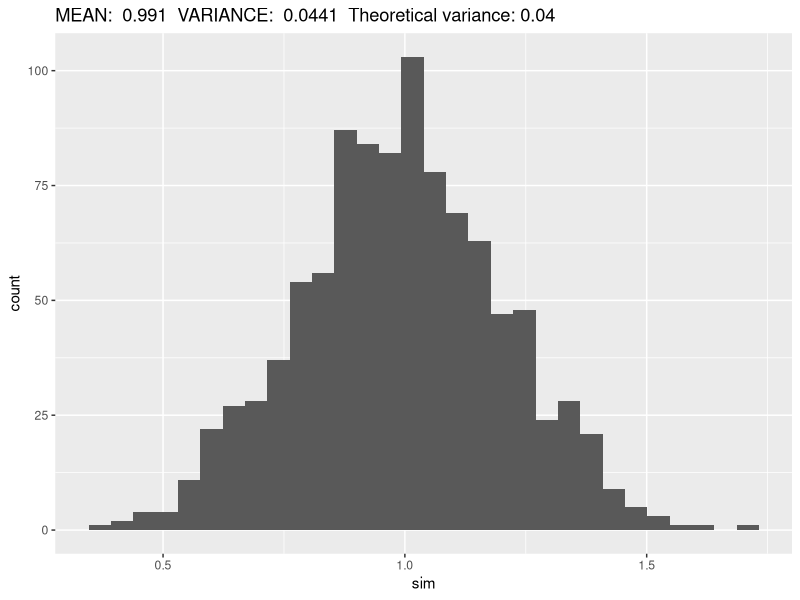
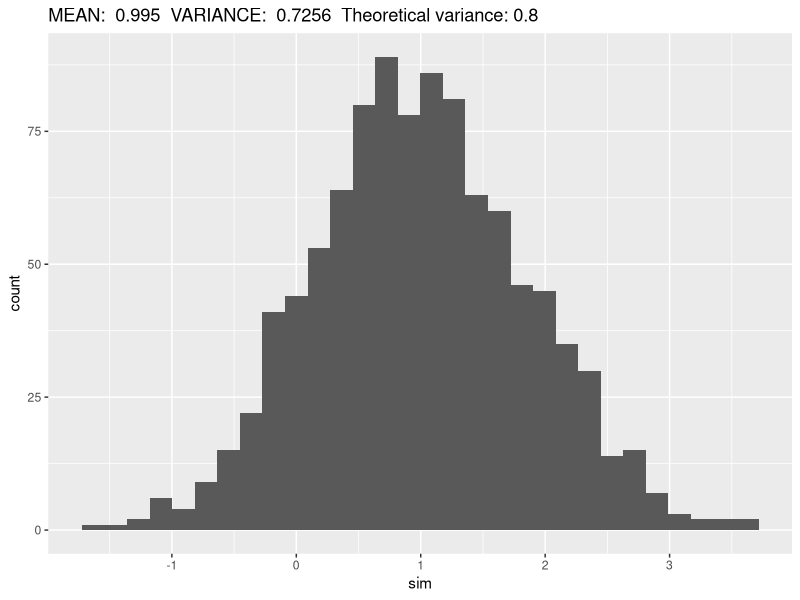
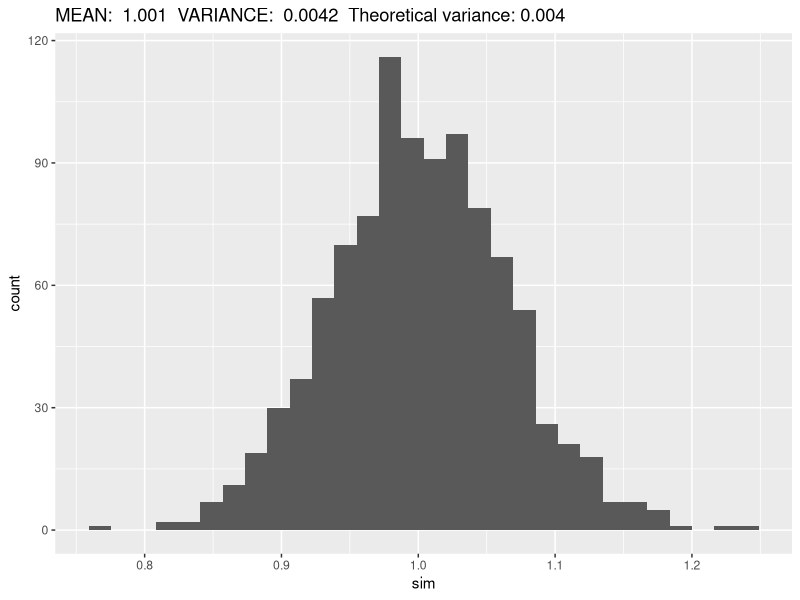
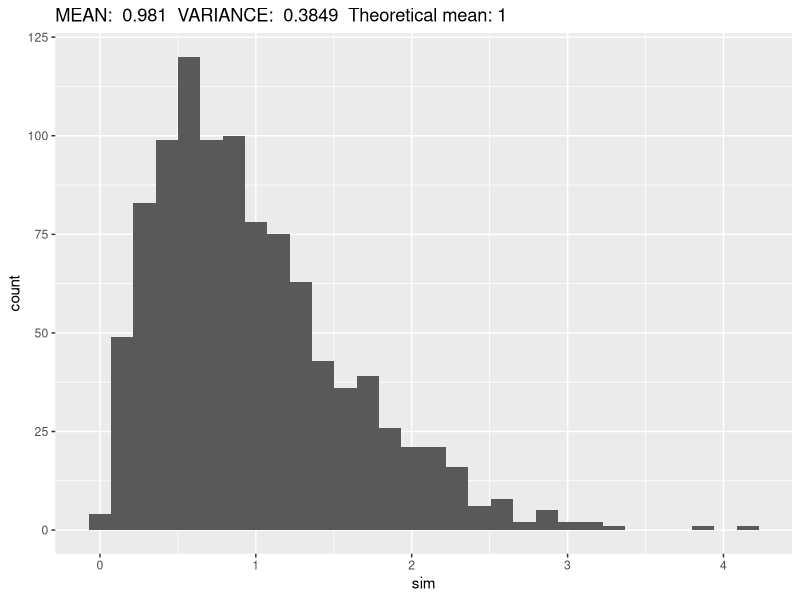
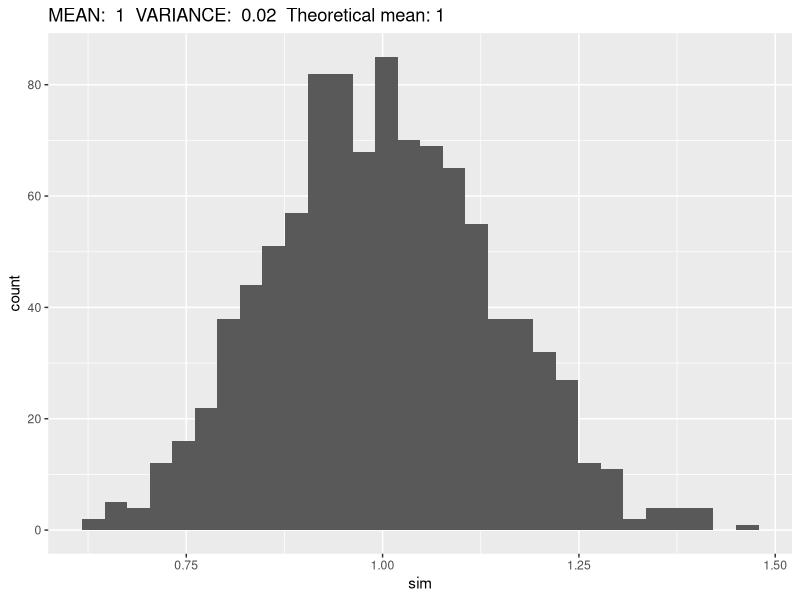
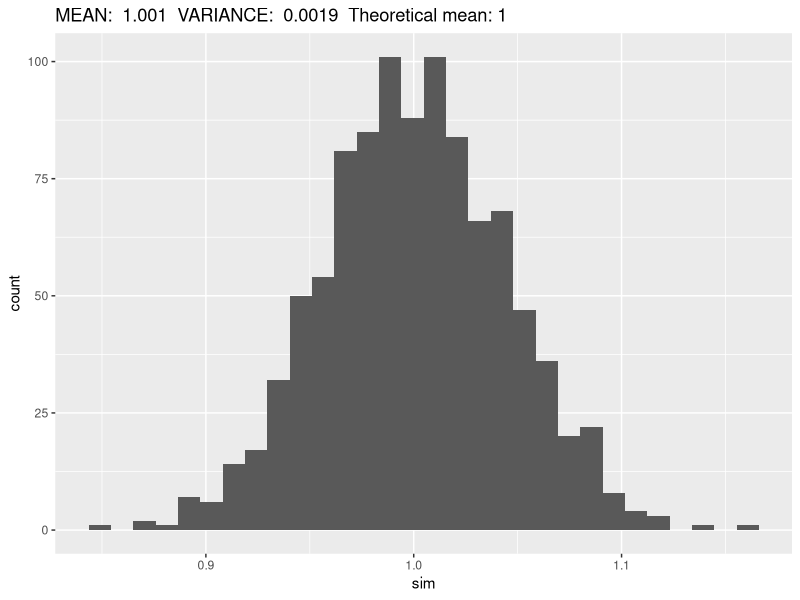

Reproduce these figures in R, in order.
## ---- chunk 1
knitr::opts_chunk$set(
  collapse = TRUE,
  comment = "#>"
)
## ---- chunk 2
## SETUP

library(tidyverse)

## Mean simulation function
normmean <- function(iter, n, mean, sd){
  mean(rnorm(n = n,
             mean = mean,
             sd =  sd))
}
## Mean simulation function
normmean_simulation <- function(r, n, mean, sd){
  map_dbl(.x = 1:r,
          .f = normmean,
          n = n,
          mean = mean,
          sd = sd)
}


## ---- chunk 3
## Generate 1000 normal variable means
sim <- normmean_simulation(r = 1000,
                           n = 100, mean = 1, sd = 2 )

## Histogram
ggplot(mapping = aes(x = sim)) +
  geom_histogram(bins = 30) +
  labs(title = paste("MEAN: ", round(mean(sim),digits = 3),
                     " VARIANCE: ", round(var(sim),digits = 4),
                     " Theoretical variance:", 4/100))

## ---- chunk 4
## Generate 1000 normal variable means
sim <- normmean_simulation(r = 1000,
                           n = 5, mean = 1, sd = 2 )

## Histogram
ggplot(mapping = aes(x = sim)) +
  geom_histogram(bins = 30) +
  labs(title = paste("MEAN: ", round(mean(sim),digits = 3),
                     " VARIANCE: ", round(var(sim),digits = 4),
                     " Theoretical variance:", 4/5))

## ---- chunk 5
## Generate 1000 normal variable means
sim <- normmean_simulation(r = 1000,
                           n = 1000, mean = 1, sd = 2 )

## Histogram
ggplot(mapping = aes(x = sim)) +
  geom_histogram(bins = 30) +
  labs(title = paste("MEAN: ", round(mean(sim),digits = 3),
                     " VARIANCE: ", round(var(sim),digits = 4),
                     " Theoretical variance:", 4/1000))

## ---- chunk 6

## Random Chi squared function
random_chisq <- function(iter, df, mean, sd){
  sum(rnorm(n = df,
            mean = mean,
            sd =  sd)^2)
}

## Chi^2 mean function
chimean <- function(iter, df, n, mean, sd){
  mean(map_dbl(1:n,
               .f = random_chisq,
               df = df,
               mean = mean,
               sd = sd))
  
}
## Chi^2 simulation function
chi_simulation <- function(r, df, n, mean, sd){
  map_dbl(.x = 1:r,
          .f = chimean,
          df = df,
          n = n,
          mean = mean,
          sd = sd)
}
## ---- chunk 7
## Generate 1000 chi^2 variable means
sim <- chi_simulation(r = 1000,
                      n = 5,
                      df = 1, mean = 0, sd = 1 )

## Histogram
ggplot(mapping = aes(x = sim)) +
  geom_histogram(bins = 30) +
  labs(title = paste("MEAN: ", round(mean(sim),digits = 3),
                     " VARIANCE: ", round(var(sim),digits = 4),
                     " Theoretical mean:", 1))

## ---- chunk 8
## Generate 1000 chi^2 variable means
sim <- chi_simulation(r = 1000,
                      n = 100,
                      df = 1, mean = 0, sd = 1 )

## Histogram
ggplot(mapping = aes(x = sim)) +
  geom_histogram(bins = 30) +
  labs(title = paste("MEAN: ", round(mean(sim),digits = 3),
                     " VARIANCE: ", round(var(sim),digits = 4),
                     " Theoretical mean:", 1))

## ---- chunk 9
## Generate 1000 chi^2 variable means
sim <- chi_simulation(r = 1000,
                      n = 1000,
                      df = 1, mean = 0, sd = 1 )

## Histogram
ggplot(mapping = aes(x = sim)) +
  geom_histogram(bins = 30) +
  labs(title = paste("MEAN: ", round(mean(sim),digits = 3),
                     " VARIANCE: ", round(var(sim),digits = 4),
                     " Theoretical mean:", 1))

## ---- chunk 10
hyptest <- function(iter, n){
  ## Generate n chi squared variables
  sim <- map_dbl(.x = 1:n,
          .f = random_chisq,
          df = 1,
          mean = 0,
          sd = 1)
  ## Do a t-test with mu = 1
  t.test(sim, mu=1)$p.value
}
## ---- chunk 11
## Do 1000 hypothesis tests
result_5 <- map_dbl(1:1000,
        .f = hyptest,
        n = 5)

## Fraction of significant tests
mean(result_5 < 0.05)
## ---- chunk 12
## Do 1000 hypothesis tests
result_100 <- map_dbl(1:100,
        .f = hyptest,
        n = 100)

## Fraction of significant tests
mean(result_100 < 0.05)
## ---- chunk 13
## Do 1000 hypothesis tests
result_1000 <- map_dbl(1:100,
        .f = hyptest,
        n = 1000)

## Fraction of significant tests
mean(result_1000 < 0.05)
